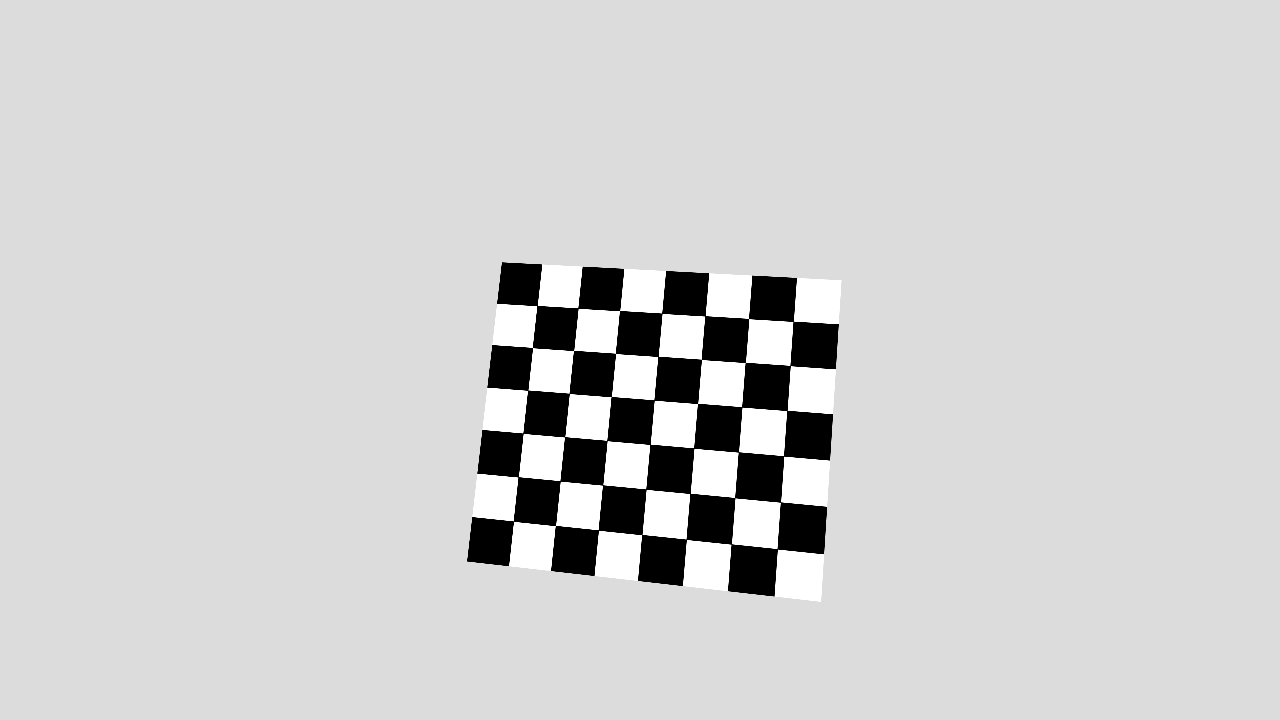
#> input picture aula_16_Calibracao/exemplos_em_python/dados_sinteticos/calib_02.png, 1280 x 720 px, given in place of imagem_base.png, which was not available
$ python 17_canny_dois_thresholds.py
#> lines starting #> are read from the running program, lines starting #| are printed output that depends on the picture; after the words box and inside, x2 and y2 are one past the last pixel; in counts of white or black regions, pixels touching at a corner belong together; pictures that were not available may be replaced by others from this repository, and a replacement may not be noted
"""
Exemplo 17 - Comparação do detector Canny com dois pares de thresholds.

O primeiro threshold controla bordas fracas e o segundo bordas fortes.
Pares menores detectam mais detalhes, mas também podem aumentar o ruído.
"""

import cv2


from pathlib import Path

import cv2


def obter_imagem_base(nome_arquivo: str = "imagem_base.png"):
    """Carrega a imagem-base ou abre a câmera para capturar uma nova imagem.

    A função torna o exemplo independente: se o arquivo ainda não existir,
    o estudante pode pressionar S para fotografar diretamente pela webcam.
    """
#> called with nome_arquivo = 'imagem_base.png'

    caminho = Path(__file__).resolve().parent / nome_arquivo

    # Tenta carregar uma fotografia já existente.
    imagem = cv2.imread(str(caminho), cv2.IMREAD_COLOR)
#> imagem is the input picture: shape (720, 1280, 3); min 0, max 255, mean 208.9
    if imagem is not None:
        print(f"Imagem carregada de: {caminho}")
        return imagem

    # Caso a imagem não exista, abre a câmera principal.
    cap = cv2.VideoCapture(0)
    if not cap.isOpened():
        raise RuntimeError("Não foi possível abrir a câmera.")

    print("Arquivo imagem_base.png não encontrado.")
    print("Pressione S para capturar uma imagem ou Q para cancelar.")

    imagem_capturada = None

    try:
        while True:
            ret, frame = cap.read()
            if not ret:
                raise RuntimeError("Falha ao capturar um frame da câmera.")

            exibicao = frame.copy()
            cv2.putText(
                exibicao,
                "S: capturar | Q: cancelar",
                (10, 30),
                cv2.FONT_HERSHEY_SIMPLEX,
                0.7,
                (0, 255, 0),
                2,
                cv2.LINE_AA,
            )
            cv2.imshow("Captura da imagem-base", exibicao)

            tecla = cv2.waitKey(1) & 0xFF
            if tecla in (ord("s"), ord("S")):
                imagem_capturada = frame.copy()
                break
            if tecla in (ord("q"), ord("Q"), 27):
                break
    finally:
        cap.release()
        cv2.destroyAllWindows()

    if imagem_capturada is None:
        raise RuntimeError("A captura foi cancelada pelo usuário.")

    # Garante dimensões mínimas de 480 x 480 pixels.
    altura, largura = imagem_capturada.shape[:2]
    if altura < 480 or largura < 480:
        escala = max(480 / altura, 480 / largura)
        nova_largura = int(round(largura * escala))
        nova_altura = int(round(altura * escala))
        imagem_capturada = cv2.resize(
            imagem_capturada,
            (nova_largura, nova_altura),
            interpolation=cv2.INTER_CUBIC,
        )

    cv2.imwrite(str(caminho), imagem_capturada)
    print(f"Imagem salva em: {caminho}")
    return imagem_capturada


def adicionar_titulo(imagem, titulo: str):
    """Escreve um título na parte superior de uma cópia da imagem."""

    saida = imagem.copy()
    cv2.rectangle(saida, (0, 0), (saida.shape[1], 42), (0, 0, 0), -1)
    cv2.putText(
        saida,
        titulo,
        (10, 29),
        cv2.FONT_HERSHEY_SIMPLEX,
        0.7,
        (255, 255, 255),
        2,
        cv2.LINE_AA,
    )
    return saida


def canal_para_bgr(canal):
    """Converte um canal de uma dimensão para três canais BGR."""

    return cv2.cvtColor(canal, cv2.COLOR_GRAY2BGR)


def redimensionar_quadrado(imagem, lado: int = 320):
    """Redimensiona a imagem para facilitar a montagem de painéis didáticos."""

    return cv2.resize(imagem, (lado, lado), interpolation=cv2.INTER_AREA)


def main() -> None:
    imagem = obter_imagem_base()
    cinza = cv2.cvtColor(imagem, cv2.COLOR_BGR2GRAY)
    suave = cv2.GaussianBlur(cinza, (5, 5), 0)

    canny_50_150 = cv2.Canny(suave, 50, 150)
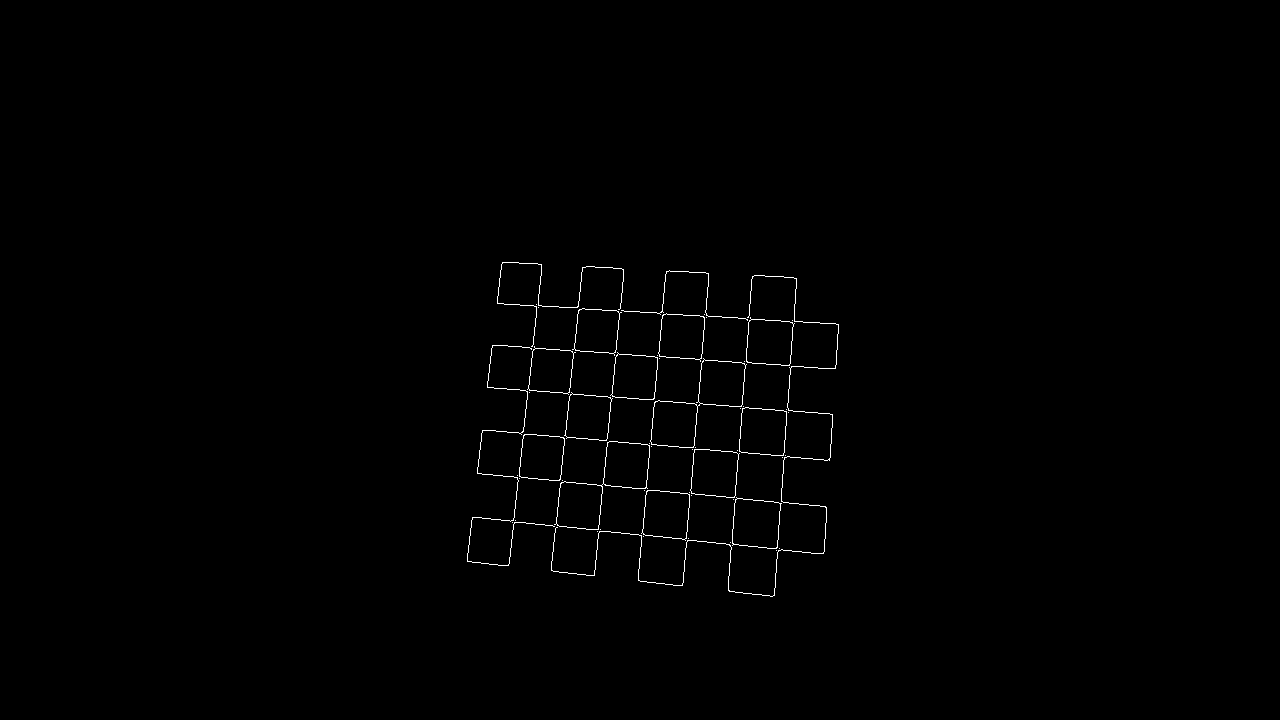
#> canny_50_150: shape (720, 1280); 0.53% white in thin lines or dots, all inside (x1, y1, x2, y2) = (467, 262, 839, 597)
    canny_100_200 = cv2.Canny(suave, 100, 200)

    print(f"Pixels de borda em Canny(50, 150):  {cv2.countNonZero(canny_50_150)}")
#| Pixels de borda em Canny(50, 150):  4846
    print(f"Pixels de borda em Canny(100, 200): {cv2.countNonZero(canny_100_200)}")
#| Pixels de borda em Canny(100, 200): 4846

    painel = cv2.hconcat([
        adicionar_titulo(redimensionar_quadrado(imagem, 360), "Original"),
        adicionar_titulo(redimensionar_quadrado(canal_para_bgr(canny_50_150), 360), "Canny 50-150"),
        adicionar_titulo(redimensionar_quadrado(canal_para_bgr(canny_100_200), 360), "Canny 100-200"),
    ])
#> in redimensionar_quadrado, `return cv2.resize(imagem, (lado, lado), interpolation=cv2.INTER_AREA)`:
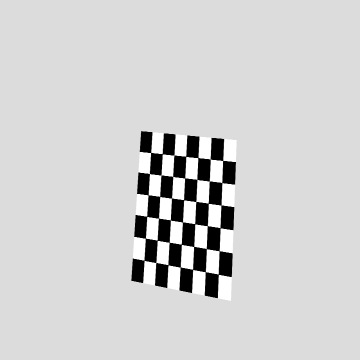
#> returned value: shape (360, 360, 3); min 0, max 255, mean 208.9
#> in adicionar_titulo, `cv2.putText( saida, titulo, (10, 29), cv2.FONT_HERSHEY_SIMPLEX, 0.7, (..`:
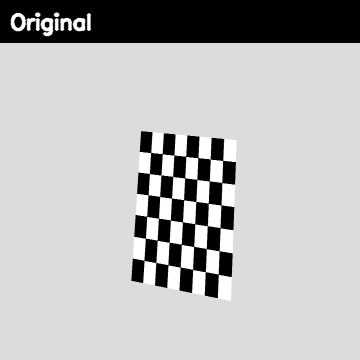
#> saida: shape (360, 360, 3); min 0, max 255, mean 184.2
#> call 2 of redimensionar_quadrado, with lado = 360
#> in redimensionar_quadrado (call 2), `return cv2.resize(imagem, (lado, lado), interpolation=cv2.INTER_AREA)`:
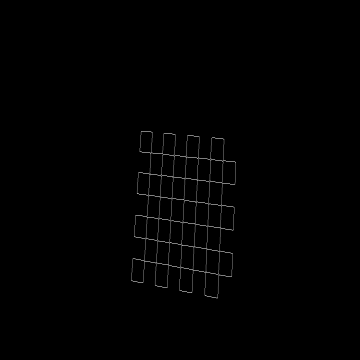
#> returned value: shape (360, 360, 3); min 0, max 163, mean 1.3
#> call 3 of adicionar_titulo, with titulo = 'Canny 100-200'
#> in adicionar_titulo (call 3), `cv2.putText( saida, titulo, (10, 29), cv2.FONT_HERSHEY_SIMPLEX, 0.7, (..`:
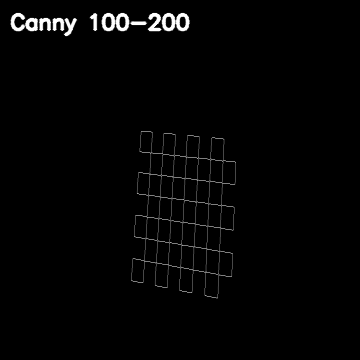
#> saida: shape (360, 360, 3); min 0, max 255, mean 4.1
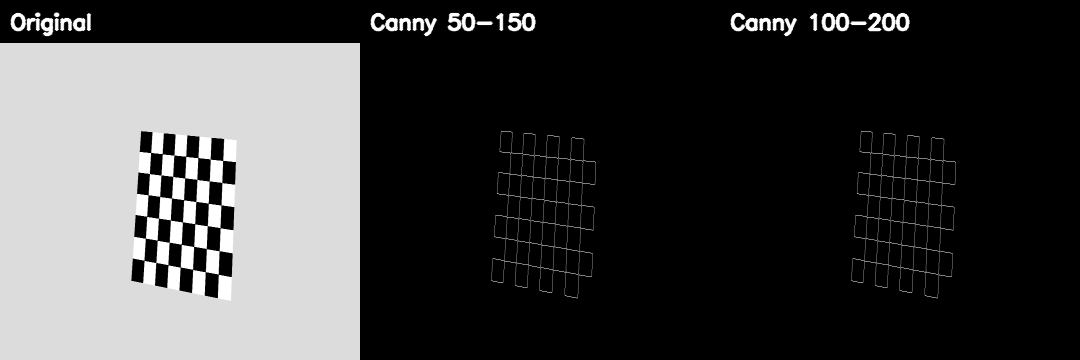
#> painel: shape (360, 1080, 3); min 0, max 255, mean 64

    cv2.imshow("Exercicio 3B - Canny", painel)
    cv2.waitKey(0)
    cv2.destroyAllWindows()


if __name__ == "__main__":
    main()
